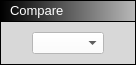
<?xml version="1.0" encoding="UTF-8"?>
<ui version="4.0">
 <class>CompareBlock</class>
 <widget class="QWidget" name="CompareBlock">
  <property name="geometry">
   <rect>
    <x>0</x>
    <y>0</y>
    <width>111</width>
    <height>65</height>
   </rect>
  </property>
  <property name="maximumSize">
   <size>
    <width>111</width>
    <height>16777215</height>
   </size>
  </property>
  <property name="windowTitle">
   <string>Form</string>
  </property>
  <layout class="QHBoxLayout" name="horizontalLayout">
   <property name="leftMargin">
    <number>0</number>
   </property>
   <property name="topMargin">
    <number>0</number>
   </property>
   <property name="rightMargin">
    <number>0</number>
   </property>
   <property name="bottomMargin">
    <number>0</number>
   </property>
   <item>
    <widget class="QWidget" name="Holder" native="true">
     <property name="styleSheet">
      <string notr="true">QWidget#Holder { background-color: rgb(0, 0, 0); }</string>
     </property>
     <layout class="QVBoxLayout" name="verticalLayout_8">
      <property name="spacing">
       <number>1</number>
      </property>
      <property name="leftMargin">
       <number>1</number>
      </property>
      <property name="topMargin">
       <number>1</number>
      </property>
      <property name="rightMargin">
       <number>1</number>
      </property>
      <property name="bottomMargin">
       <number>1</number>
      </property>
      <item>
       <widget class="QWidget" name="Header" native="true">
        <property name="minimumSize">
         <size>
          <width>0</width>
          <height>20</height>
         </size>
        </property>
        <property name="maximumSize">
         <size>
          <width>16777215</width>
          <height>28</height>
         </size>
        </property>
        <property name="styleSheet">
         <string notr="true">background-color: qlineargradient(spread:pad, x1:0, y1:0, x2:1, y2:0, stop:0 rgba(0, 0, 0, 255), stop:1 rgba(184, 184, 184, 255));</string>
        </property>
        <layout class="QVBoxLayout" name="verticalLayout_5">
         <property name="spacing">
          <number>6</number>
         </property>
         <property name="leftMargin">
          <number>9</number>
         </property>
         <property name="topMargin">
          <number>0</number>
         </property>
         <property name="rightMargin">
          <number>9</number>
         </property>
         <property name="bottomMargin">
          <number>0</number>
         </property>
         <item>
          <widget class="QLabel" name="label">
           <property name="sizePolicy">
            <sizepolicy hsizetype="Maximum" vsizetype="Preferred">
             <horstretch>0</horstretch>
             <verstretch>0</verstretch>
            </sizepolicy>
           </property>
           <property name="maximumSize">
            <size>
             <width>16777215</width>
             <height>16777215</height>
            </size>
           </property>
           <property name="styleSheet">
            <string notr="true">background-color: rgba(255, 255, 255, 0);</string>
           </property>
           <property name="text">
            <string>&lt;html&gt;&lt;head/&gt;&lt;body&gt;&lt;p&gt;&lt;span style=&quot; font-size:10pt; color:#ffffff;&quot;&gt;Compare&lt;/span&gt;&lt;/p&gt;&lt;/body&gt;&lt;/html&gt;</string>
           </property>
          </widget>
         </item>
        </layout>
       </widget>
      </item>
      <item>
       <widget class="QWidget" name="widget" native="true">
        <property name="styleSheet">
         <string notr="true">background-color: rgb(216, 216, 216);</string>
        </property>
        <layout class="QHBoxLayout" name="horizontalLayout_2">
         <property name="topMargin">
          <number>2</number>
         </property>
         <property name="bottomMargin">
          <number>2</number>
         </property>
         <item>
          <widget class="QWidget" name="OutNodes_2" native="true">
           <property name="layoutDirection">
            <enum>Qt::RightToLeft</enum>
           </property>
           <layout class="QVBoxLayout" name="verticalLayout_6">
            <property name="leftMargin">
             <number>0</number>
            </property>
            <property name="topMargin">
             <number>0</number>
            </property>
            <property name="rightMargin">
             <number>0</number>
            </property>
            <property name="bottomMargin">
             <number>0</number>
            </property>
            <item>
             <widget class="ConnectorIn" name="Node_5" native="true">
              <property name="sizePolicy">
               <sizepolicy hsizetype="Preferred" vsizetype="Preferred">
                <horstretch>0</horstretch>
                <verstretch>0</verstretch>
               </sizepolicy>
              </property>
              <property name="minimumSize">
               <size>
                <width>16</width>
                <height>16</height>
               </size>
              </property>
              <property name="maximumSize">
               <size>
                <width>16</width>
                <height>16</height>
               </size>
              </property>
              <property name="styleSheet">
               <string notr="true"/>
              </property>
             </widget>
            </item>
            <item>
             <widget class="ConnectorIn" name="Node_6" native="true">
              <property name="sizePolicy">
               <sizepolicy hsizetype="Preferred" vsizetype="Preferred">
                <horstretch>0</horstretch>
                <verstretch>0</verstretch>
               </sizepolicy>
              </property>
              <property name="minimumSize">
               <size>
                <width>16</width>
                <height>16</height>
               </size>
              </property>
              <property name="maximumSize">
               <size>
                <width>16</width>
                <height>16</height>
               </size>
              </property>
              <property name="styleSheet">
               <string notr="true"/>
              </property>
             </widget>
            </item>
           </layout>
          </widget>
         </item>
         <item>
          <widget class="QWidget" name="widget_2" native="true">
           <layout class="QVBoxLayout" name="verticalLayout">
            <property name="leftMargin">
             <number>0</number>
            </property>
            <property name="topMargin">
             <number>0</number>
            </property>
            <property name="rightMargin">
             <number>0</number>
            </property>
            <property name="bottomMargin">
             <number>0</number>
            </property>
            <item>
             <widget class="QComboBox" name="VarBox">
              <property name="enabled">
               <bool>true</bool>
              </property>
              <property name="sizePolicy">
               <sizepolicy hsizetype="Expanding" vsizetype="Fixed">
                <horstretch>0</horstretch>
                <verstretch>0</verstretch>
               </sizepolicy>
              </property>
              <property name="styleSheet">
               <string notr="true">background-color: rgb(255, 255, 255);</string>
              </property>
             </widget>
            </item>
           </layout>
          </widget>
         </item>
         <item>
          <widget class="QWidget" name="OutNodes" native="true">
           <property name="layoutDirection">
            <enum>Qt::RightToLeft</enum>
           </property>
           <layout class="QVBoxLayout" name="verticalLayout_3">
            <property name="leftMargin">
             <number>0</number>
            </property>
            <property name="topMargin">
             <number>0</number>
            </property>
            <property name="rightMargin">
             <number>0</number>
            </property>
            <property name="bottomMargin">
             <number>0</number>
            </property>
            <item>
             <widget class="ConnectorOut" name="Node_3" native="true">
              <property name="sizePolicy">
               <sizepolicy hsizetype="Preferred" vsizetype="Preferred">
                <horstretch>0</horstretch>
                <verstretch>0</verstretch>
               </sizepolicy>
              </property>
              <property name="minimumSize">
               <size>
                <width>16</width>
                <height>16</height>
               </size>
              </property>
              <property name="maximumSize">
               <size>
                <width>16</width>
                <height>16</height>
               </size>
              </property>
              <property name="styleSheet">
               <string notr="true"/>
              </property>
             </widget>
            </item>
           </layout>
          </widget>
         </item>
        </layout>
       </widget>
      </item>
     </layout>
    </widget>
   </item>
  </layout>
 </widget>
 <customwidgets>
  <customwidget>
   <class>ConnectorOut</class>
   <extends>QWidget</extends>
   <header>connectorout.h</header>
   <container>1</container>
  </customwidget>
  <customwidget>
   <class>ConnectorIn</class>
   <extends>QWidget</extends>
   <header>connectorin.h</header>
   <container>1</container>
  </customwidget>
 </customwidgets>
 <resources/>
 <connections/>
</ui>
